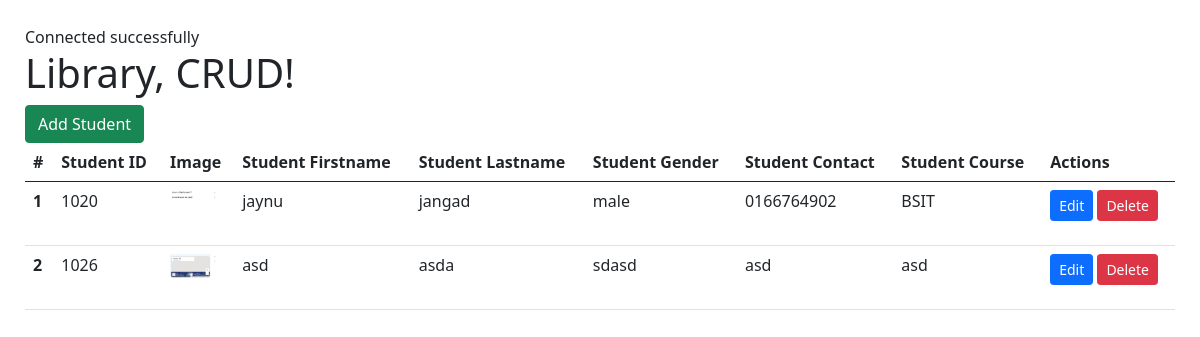
The page / on the database its author committed.
### tables this page shows
CREATE TABLE `studentinfo` (
  `s_id` int(100) NOT NULL,
  `s_image_dir` varchar(100) NOT NULL,
  `s_firstname` varchar(100) NOT NULL,
  `s_lastname` varchar(100) NOT NULL,
  `s_gender` varchar(100) NOT NULL,
  `s_contact` varchar(100) NOT NULL,
  `s_course` varchar(100) NOT NULL
);

### index.php (the view, shortened to what this page needs)
<?php
    include_once("connect.php");
    $statement = $conn->prepare("SELECT * FROM studentinfo");
    $statement->execute();
    $student = $statement->fetchAll(PDO::FETCH_ASSOC);
?>
<!doctype html>
<html lang="en">
  <head>
    <link href="https://cdn.jsdelivr.net/npm/bootstrap@5.0.2/dist/css/bootstrap.min.css" rel="stylesheet">
    <link rel= "stylesheet" href="app.css">
  </head>
  <body>
    <h1>Library, CRUD!</h1>
    <a href ="create.php" class="btn btn-success">Add Student</a>
    <table class="table table-hover">
  <thead>
    <tr>
      <th scope="col">#</th>
      <th scope="col">Student ID</th>
      <th scope="col">Image</th>
      <th scope="col">Student Firstname</th>
      <th scope="col">Student Lastname</th>
      <th scope="col">Student Gender</th>
      <th scope="col">Student Contact</th>
      <th scope="col">Student Course</th>
      <th scope="col">Actions</th>
    </tr>
  </thead>
  <tbody>
          <?php foreach ($student as $i => $student): ?>
            <tr>
            <th scope="row"><?php echo $i + 1 ?></th>
            <td><?php echo $student['s_id']?></td>
            <td><img src= <?php echo $student['s_image_dir'] ?> class= "thumbnail"></td>
            <td><?php echo $student['s_firstname']?></td>
            <td><?php echo $student['s_lastname']?></td>
            <td><?php echo $student['s_gender']?></td>
            <td><?php echo $student['s_contact']?></td>
            <td><?php echo $student['s_course']?></td>
            <td>
            <a href="update.php?id=<?php echo $student['s_id']?>"type="button" class="btn btn-sm btn-primary">Edit</a>
            <form style="display: inline-block" method= "POST" action= "delete.php">
              <button type="submit" class="btn btn-sm btn-danger">Delete</button>
            </form>
            </td>
          </tr>
            <?php endforeach; ?>
  </tbody>
</table>
  </body>
</html>

### app.css (style rules this page uses)
body { padding: 25px; }
.thumbnail { width: 3pc; }

### rows shown on the page
studentinfo: s_id "1020", s_image_dir (picture), s_firstname "jaynu", s_lastname "jangad", s_gender "male", s_contact "0166764902", s_course "BSIT"
studentinfo: s_id "1026", s_image_dir (picture), s_firstname "asd", s_lastname "asda", s_gender "sdasd", s_contact "asd", s_course "asd"
